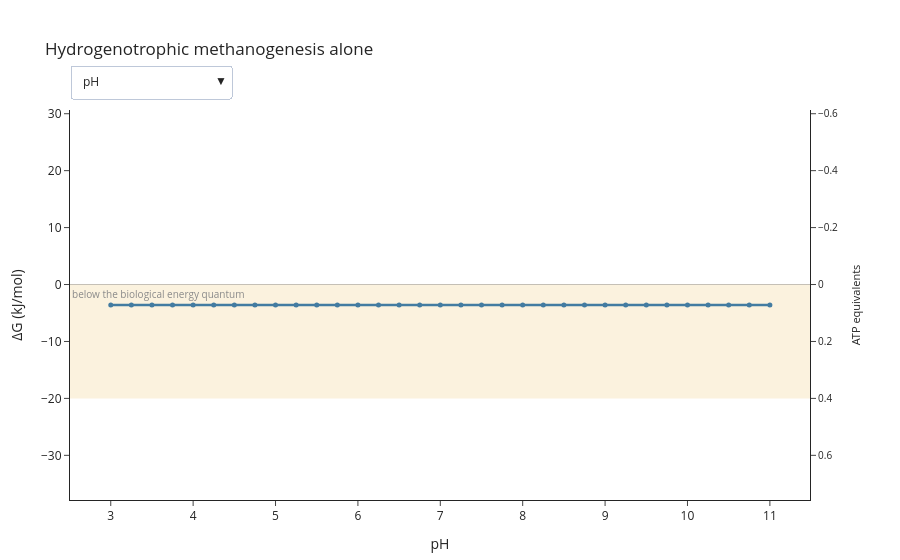

Write notebook code for a chart like this one.
### Markdown cell above
### The methanogen alone

Now the consumer. Choose **H2(g)** again. The methanogen needs H₂ **high**.
Below a few times 10⁻⁶ bar its reaction is no longer exergonic at all.

### Code cell
explorer_consumer = plot_energy_explorer(
    consumer,
    title="Hydrogenotrophic methanogenesis alone",
    save_html="syntrophy_methanogen",
)
explorer_consumer.show(config=SVG_CONFIG)

### Figure 1 — Plotly figure (JSON) as saved in the notebook; plotly's stock layout.template omitted (floating-point values rounded to 4 significant figures)
{"data": [{"hovertemplate": "pH: %{x}<br>ΔG: %{y:.1f} kJ/mol<extra></extra>", "line": {"color": "#1F6FB4", "width": 2.5}, "marker": {"size": 5}, "mode": "lines+markers", "name": "pH", "type": "scatter", "visible": true, "x": [3.0, 3.25, 3.5, 3.75, 4.0, 4.25, 4.5, 4.75, 5.0, 5.25, 5.5, 5.75, 6.0, 6.25, 6.5, 6.75, 7.0, 7.25, 7.5, 7.75, 8.0, 8.25, 8.5, 8.75, 9.0, 9.25, 9.5, 9.75, 10.0, 10.25, 10.5, 10.75, 11.0], "y": [-3.595, -3.595, -3.595, -3.595, -3.595, -3.595, -3.595, -3.595, -3.595, -3.595, -3.595, -3.595, -3.595, -3.595, -3.595, -3.595, -3.595, -3.595, -3.595, -3.595, -3.595, -3.595, -3.595, -3.595, -3.595, -3.595, -3.595, -3.595, -3.595, -3.595, -3.595, -3.595, -3.595]}, {"hovertemplate": "temperature (°C): %{x}<br>ΔG: %{y:.1f} kJ/mol<extra></extra>", "line": {"color": "#1F6FB4", "width": 2.5}, "marker": {"size": 5}, "mode": "lines+markers", "name": "temperature (°C)", "type": "scatter", "visible": false, "x": [0.01, 3.343, 6.676, 10.01, 13.34, 16.68, 20.01, 23.34, 26.67, 30.01, 33.34, 36.67, 40.01, 43.34, 46.67, 50.0, 53.34, 56.67, 60.0, 63.34, 66.67, 70.0, 73.34, 76.67, 80.0, 83.33, 86.67, 90.0, 93.33, 96.67, 100.0], "y": [-8.466, -7.813, -7.162, -6.512, -5.862, -5.213, -4.565, -3.917, -3.271, -2.624, -1.979, -1.334, -0.6893, -0.0455, 0.5978, 1.24, 1.883, 2.524, 3.165, 3.806, 4.446, 5.085, 5.724, 6.363, 7.001, 7.638, 8.275, 8.911, 9.547, 10.18, 10.82]}, {"hovertemplate": "[CO2(aq)] (molal): %{x}<br>ΔG: %{y:.1f} kJ/mol<extra></extra>", "line": {"color": "#1F6FB4", "width": 2.5}, "marker": {"size": 5}, "mode": "lines+markers", "name": "[CO2(aq)] (molal)", "type": "scatter", "visible": false, "x": [1e-09, 2.154e-09, 4.642e-09, 1e-08, 2.154e-08, 4.642e-08, 1e-07, 2.154e-07, 4.642e-07, 1e-06, 2.154e-06, 4.642e-06, 1e-05, 2.154e-05, 4.642e-05, 0.0001, 0.0002154, 0.0004642, 0.001, 0.002154, 0.004642, 0.01, 0.02154, 0.04642, 0.1], "y": [6.394, 5.918, 5.442, 4.967, 4.491, 4.015, 3.54, 3.064, 2.588, 2.113, 1.637, 1.161, 0.6856, 0.2099, -0.2658, -0.7414, -1.217, -1.693, -2.168, -2.644, -3.12, -3.595, -4.071, -4.547, -5.022]}, {"hovertemplate": "pH2(g) (bar): %{x}<br>ΔG: %{y:.1f} kJ/mol<extra></extra>", "line": {"color": "#1F6FB4", "width": 2.5}, "marker": {"size": 5}, "mode": "lines+markers", "name": "pH2(g) (bar)", "type": "scatter", "visible": false, "x": [1e-10, 2.61e-10, 6.813e-10, 1.778e-09, 4.642e-09, 1.212e-08, 3.162e-08, 8.254e-08, 2.154e-07, 5.623e-07, 1.468e-06, 3.831e-06, 1e-05, 2.61e-05, 6.813e-05, 0.0001778, 0.0004642, 0.001212, 0.003162, 0.008254, 0.02154, 0.05623, 0.1468, 0.3831, 1.0], "y": [24.94, 22.57, 20.19, 17.81, 15.43, 13.05, 10.67, 8.296, 5.918, 3.54, 1.161, -1.217, -3.595, -5.974, -8.352, -10.73, -13.11, -15.49, -17.87, -20.24, -22.62, -25.0, -27.38, -29.76, -32.14]}, {"hovertemplate": "[Methane(aq)] (molal): %{x}<br>ΔG: %{y:.1f} kJ/mol<extra></extra>", "line": {"color": "#1F6FB4", "width": 2.5}, "marker": {"size": 5}, "mode": "lines+markers", "name": "[Methane(aq)] (molal)", "type": "scatter", "visible": false, "x": [1e-09, 2.154e-09, 4.642e-09, 1e-08, 2.154e-08, 4.642e-08, 1e-07, 2.154e-07, 4.642e-07, 1e-06, 2.154e-06, 4.642e-06, 1e-05, 2.154e-05, 4.642e-05, 0.0001, 0.0002154, 0.0004642, 0.001, 0.002154, 0.004642, 0.01, 0.02154, 0.04642, 0.1], "y": [-12.16, -11.68, -11.21, -10.73, -10.25, -9.779, -9.303, -8.828, -8.352, -7.876, -7.401, -6.925, -6.449, -5.974, -5.498, -5.022, -4.547, -4.071, -3.595, -3.12, -2.644, -2.168, -1.693, -1.217, -0.7414]}, {"hoverinfo": "skip", "marker": {"opacity": 0}, "mode": "markers", "showlegend": false, "type": "scatter", "x": [3.0], "y": [0.7569], "yaxis": "y2"}], "layout": {"annotations": [{"font": {"color": "#8A8A8A", "size": 10}, "showarrow": false, "text": "below the biological energy quantum", "x": 0, "xanchor": "left", "xref": "x domain", "y": 0.0, "yanchor": "top", "yref": "y"}], "hovermode": "x unified", "margin": {"b": 60, "l": 70, "r": 90, "t": 110}, "shapes": [{"line": {"color": "#333333", "width": 1}, "type": "line", "x0": 0, "x1": 1, "xref": "x domain", "y0": 0.0, "y1": 0.0, "yref": "y"}, {"fillcolor": "#E8B84B", "line": {"width": 0}, "opacity": 0.18, "type": "rect", "x0": 0, "x1": 1, "xref": "x domain", "y0": -20.0, "y1": 0.0, "yref": "y"}], "showlegend": false, "title": {"text": "Hydrogenotrophic methanogenesis alone"}, "updatemenus": [{"buttons": [{"args": [{"visible": [true, false, false, false, false]}, {"xaxis.title.text": "pH", "xaxis.type": "linear"}], "label": "pH", "method": "update"}, {"args": [{"visible": [false, true, false, false, false]}, {"xaxis.title.text": "temperature (°C)", "xaxis.type": "linear"}], "label": "temperature (°C)", "method": "update"}, {"args": [{"visible": [false, false, true, false, false]}, {"xaxis.title.text": "[CO2(aq)] (molal)", "xaxis.type": "log"}], "label": "[CO2(aq)] (molal)", "method": "update"}, {"args": [{"visible": [false, false, false, true, false]}, {"xaxis.title.text": "pH2(g) (bar)", "xaxis.type": "log"}], "label": "pH2(g) (bar)", "method": "update"}, {"args": [{"visible": [false, false, false, false, true]}, {"xaxis.title.text": "[Methane(aq)] (molal)", "xaxis.type": "log"}], "label": "[Methane(aq)] (molal)", "method": "update"}], "direction": "down", "pad": {"r": 10, "t": 10}, "showactive": true, "x": 0.0, "xanchor": "left", "y": 1.14, "yanchor": "top"}], "xaxis": {"title": {"text": "pH"}, "type": "linear"}, "yaxis": {"range": [-37.84, 30.65], "title": {"text": "ΔG (kJ/mol)"}}, "yaxis2": {"overlaying": "y", "range": [0.7569, -0.6131], "showgrid": false, "side": "right", "tickfont": {"size": 10}, "title": {"font": {"size": 11}, "text": "ATP equivalents"}}}}
